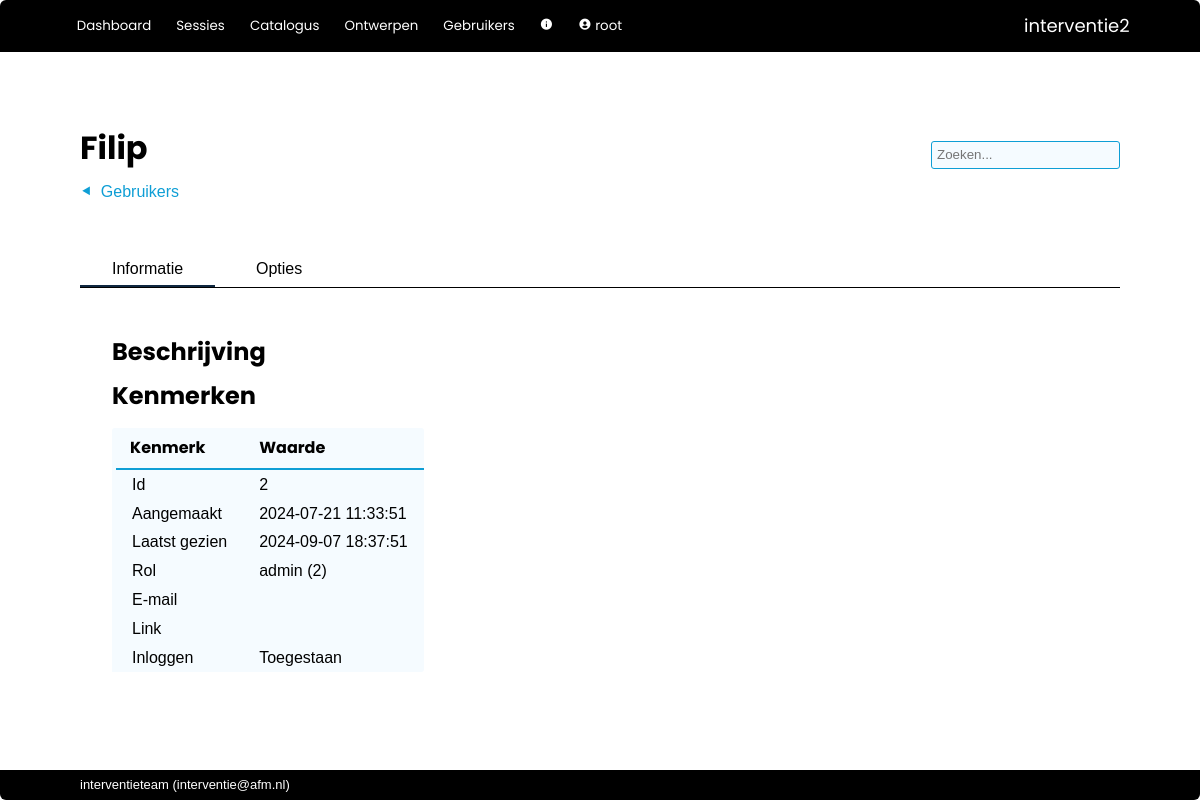
Page /admin/user/2 (signed in) on the earlier database version.
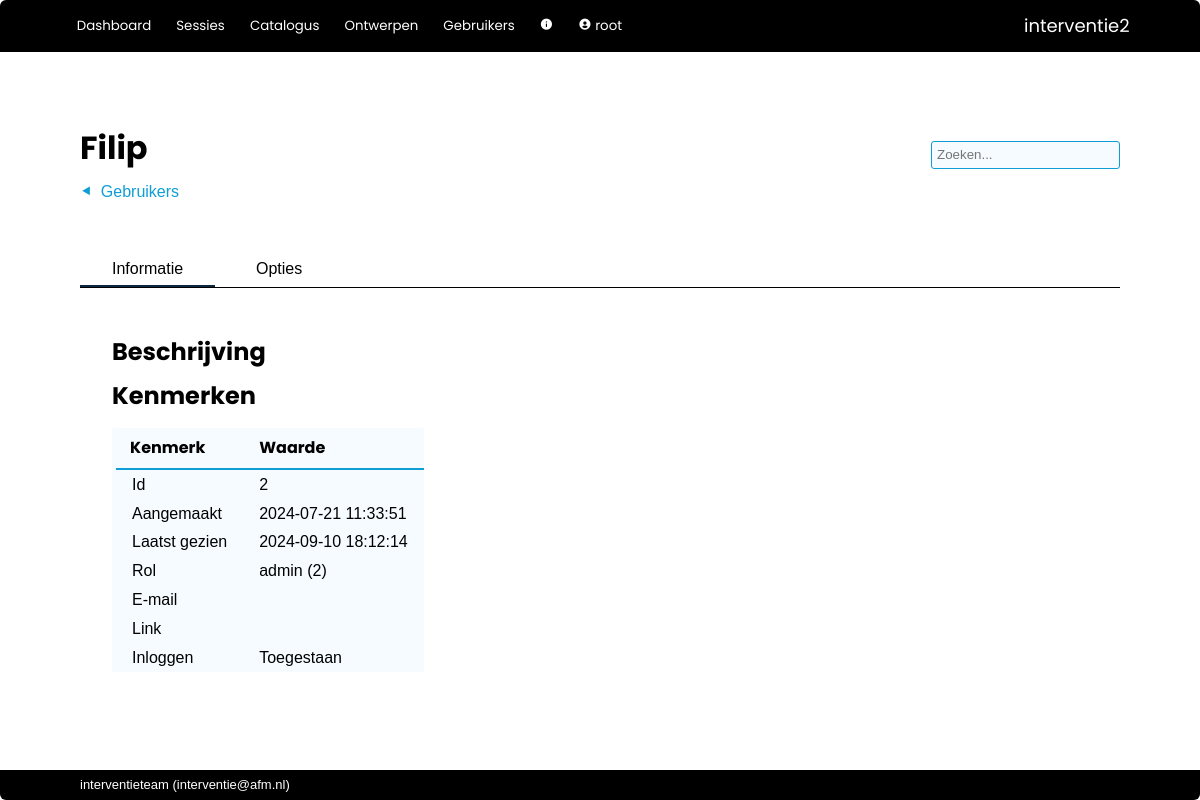
Same page on the later database version.
### interventie2/models.py (models this page shows, shortened)
class User(db.Model, UserMixin):
    __tablename__ = 'users'
    id            = db.Column(db.Integer, primary_key=True)
    name          = db.Column(db.String(80), nullable=False, unique=True)
    password      = db.Column(db.String(200), nullable=False)
    role_id       = db.Column(db.Integer, db.ForeignKey('roles.id'), nullable=False, default=4) #references roles.id
    description   = db.Column(db.String(2000), nullable=False, default="")
    email         = db.Column(db.String(254))
    link          = db.Column(db.String(1000))
    active        = db.Column(db.Boolean, nullable=False, default=True)
    date_created  = db.Column(db.DateTime(timezone=True), server_default=func.now())
    last_seen     = db.Column(db.DateTime(timezone=True), server_default=func.now())
    role = relationship('Role')
    messages = relationship('Message', back_populates='recipient', foreign_keys="Message.recipient_id", cascade='all, delete-orphan')
    messages_sent = relationship('Message', back_populates='sender', foreign_keys="Message.sender_id")
    worksession = relationship('Worksession', back_populates='creator')
    plan = relationship('Plan', back_populates='creator')
    allowed_worksessions = relationship('Worksession', secondary='worksession_access', back_populates='allowed_users')
    owned_instruments = relationship('Instrument', back_populates='owner')
    def unread_messages(self):
        return sum(1 for message in self.messages if (message.unread) and (message.deliver_after.date() <= date.today()))
    def unread_message_alert(self):
        return self.unread_messages() > 0
    def edit_allowed(self):
        if not current_user.is_authenticated:
            return False
        elif self.role.id == 1 and current_user.role.id != 1:
            return False
        elif current_user.role.edit_users:
            return True
        elif current_user == self:
            return True
        else:
            return False

class Role(db.Model):
    __tablename__  = 'roles'
    id             = db.Column(db.Integer, primary_key=True) #1=root 2=admin, 3=maintainer, 4=user, 5=demo
    name           = db.Column(db.String(20), nullable=False, unique=True)
    see_app_info   = db.Column(db.Boolean)
    see_all_worksessions = db.Column(db.Boolean)
    edit_catalog   = db.Column(db.Boolean)
    edit_questionnaire = db.Column(db.Boolean)
    edit_users     = db.Column(db.Boolean)
    demo           = db.Column(db.Boolean)

### interventie2/admin/routes.py (the view)
@admin.route('/user/<int:id>')
@admin.route('/user')
@login_required
def user(id=None):
    if id is None: # Deze functie kan worden aangeroepen zonder argumenten en laat dan de current_user zien.
        id = current_user.id
    return render_template('admin/user.html', user=User.query.get(id))

### interventie2/models.py (called while the page is built)
@login_manager.user_loader
def load_user(user_id):
    return User.query.get(user_id)

### interventie2/admin/templates/admin/user.html (shortened to what this page needs)
{% extends 'base.html' %}
{% block steps %}
    {% if current_user.role.edit_users %}<a href="{{ url_for('admin.index') }}" class="step">Gebruikers</a>{% endif %}
{% endblock %}
{% block page_title %}
    {% if user == current_user %}
        Mijn account
    {% else %}
        {{ user.name }}
    {% endif %}
{% endblock %}
{% block tabs %}
    <button class="tablinks" onclick="switch_tab(event, 'us_info')"  id="defaultOpen">Informatie</button>
    <button class="tablinks" onclick="switch_tab(event, 'us_options')">Opties</button>
{% endblock %}
{% block body %}
<div id="us_info" class="tabcontent">
    <div class="text_area">
        <h1>Beschrijving</h1>
        <h1>Kenmerken</h1>
            <table class="sortable">
                <thead>
                    <tr>
                        <th>Kenmerk</th>
                        <th>Waarde</th>
                    </tr>
                </thead>
                <tbody>
                    <tr>
                        <td>Id</td>
                        <td>{{ user.id }}</td>
                    </tr>
                    <tr>
                        <td>Aangemaakt</td>
                        <td>{{ user.date_created }}</td>
                    </tr>
                    <tr>
                        <td>Laatst gezien</td>
                        <td>{{ user.last_seen }}</td>
                    </tr>
                    <tr>
                        <td>Rol</td>
                        <td><a href="{{ url_for('admin.roles') }}">{{ user.role.name }}</a> ({{ user.role_id }})</td>
                    </tr>
                    <tr>
                        <td>E-mail</td>
                        <td>{{ user.email }}</td>
                    </tr>
                    <tr>
                        <td>Link</td>
                        <td>{{ user.link }}</td>
                    </tr>
                    <tr>
                        <td>Inloggen</td>
                        <td>{% if user.active %}Toegestaan{% else %}Niet toegestaan{% endif %}</td>
                    </tr>
                </tbody>
            </table>
    </div>
</div>
{% endblock %}

### interventie2/templates/base.html (shortened to what this page needs)
<!DOCTYPE html>
<html lang="en">
    <head>
        <link rel="stylesheet" href="{{ url_for('static', filename='css/styles.css')}}">
        <link href="https://unpkg.com/boxicons@2.1.2/css/boxicons.min.css" rel="stylesheet">
    </head>
    <body>
        {% import 'jinja_macros.html' as macro %}
        <header>
            <div class="logo">{{ config['APP_NAME'] }}</div>
            <div class="modes">
                {% if current_user.is_authenticated %}
                    <button>
                        <a href="{{ url_for('main.index') }}">Dashboard</a>
                    </button>
                    <button>
                        <a href="{{ url_for('main.worksessions') }}">Sessies</a>
                    </button>
                    <button>
                        <a href="{{ url_for('catalog.index') }}">Catalogus</a>
                    </button>
                    {% if current_user.role.edit_questionnaire %}
                        <button>
                            <a href="{{ url_for('tools.index') }}">Ontwerpen</a>
                        </button>
                    {% endif %}
                    {% if current_user.role.edit_users %}
                        <button>
                            <a href="{{ url_for('admin.index') }}">Gebruikers</a>
                        </button>
                    {% endif %}
                    {% if current_user.role.see_app_info %}
                        <button>
                            <a href="{{ url_for('admin.info') }}"><i class='bx bxs-info-circle'></i></a>
                        </button>
                    {% endif %}
                    <button>
                        <a href="{{ url_for('admin.user', id=current_user.id) }}"><i class='bx bxs-user-circle'></i>
                            {{ current_user.name }}
                        </a>
                    </button>
                {% else %}
                    <button>
                        <a href="{{ url_for('main.login') }}">Login</a>
                    </button>
                {% endif %}
            </div>
        </header>
        <nav>
            <div class="title">{% block page_title %}{% endblock %}</div>
            {% if current_user.is_authenticated %}
                <form action="/analysis/search" method="get" class="search">
                    <input id="search" type="search"  name="q" value="{{ request.args.get('q') or '' }}" placeholder="Zoeken...">
                </form>
            {% endif %}
            <div class="steps">{% block steps %}{% endblock %}</div>
            <div class="tabs">{% block tabs %}{% endblock %}</div>
        </nav>
        <main>
            <section>{% block body %}{% endblock %}</section>
        </main>
        <footer>{{ config['MAINTAINER'] }} (<a href="mailto:{{ config['MAINTAINER_EMAIL'] }}">{{ config['MAINTAINER_EMAIL'] }}</a>)</footer>
    </body>
</html>

### interventie2/static/css/styles.css (style rules this page uses)
:root { --dark-blue: #0f2841; --light-blue: #0e9ed5; --green: #3b7d23; --highlight: #195fa6; --mid-grey: #0e9ed5; --object: #f5fbff; --alert: red; --button-bg: #176cc2; --button-fg: white; }
html, body { font-family: sans-serif; line-height: 1.5em; padding: 0px; margin: 0px; }
a { color: inherit; text-decoration: none; }
h1, h2, h3 { font-family: "Poppins", sans-serif; }
h1 { font-size: x-large; }
button { border: 1px solid var(--mid-grey); background-color: var(--button-bg); color: var(--button-fg); min-height: 2.2em; border-radius: 3px; min-width: 7rem; margin-bottom: 2px; }
button a { text-decoration: none; }
input { border: none; background-color: white;; border: 1px solid var(--mid-grey); font-size: inherit; min-height: 1.7rem; margin-bottom: 2px; }
table { background: var(--object); border-radius: 3px; border-collapse: collapse; animation: fadeInAnimation ease 0.7s; animation-iteration-count: 1; animation-fill-mode: forwards; }
thead { border-bottom: solid 2px var(--light-blue); }
th { border-bottom: 1px solid white; color: black; font-weight: bold; font-family: "Poppins", sans-serif; padding: 0.5em 1em; text-align: left; }
td { padding: 0.15em 1em; }
tbody tr { border-left: 4px solid var(--object); transition:all 0.25s ease; }
body { display: grid; height: 100vh; grid-template-rows: min-content min-content auto min-content; grid-template-areas: "header" "nav" "main" "footer"; }
header { grid-area: header; background-color: black; display: grid; grid-template-columns: auto min-content; grid-template-rows: auto; grid-template-areas: "modes logo"; color: white; border-radius: 6px 6px 0px 0px; align-items: center; padding: 0.6rem 4.4rem; font-family: "Poppins", sans-serif; }
header a { text-decoration: none; }
.logo { grid-area: logo; font-size: large; }
.modes { grid-area: modes; padding: 0px; margin: 0px; }
.modes button { background: inherit; outline: none; cursor: pointer; padding: 0.4rem 0.4rem; margin: 0 0.5rem 0 0; border: none; border-radius: 0px; color: white; font-family: "Poppins", sans-serif; font-size: smaller; min-width: 0; }
.modes a { text-decoration: none; }
nav { grid-area: nav; display: grid; grid-template-columns: 1fr auto; grid-template-areas: "title search" "steps steps" "tabs tabs "; align-items: center; margin: 5rem 5rem 1rem 5rem; }
.title { grid-area: title; font-family: "Poppins", sans-serif; color: black; font-size: xx-large; font-weight: bold; padding: 0 0 1rem 0; line-height: 1em; }
.search { grid-area: search; display: flex; align-items: center; text-decoration: none; border: none; }
.search input { border: none; background-color: var(--object); border: 1px solid var(--mid-grey); border-radius: 3px; padding: 5px; font-size: smaller; height: 1.7rem; }
.tabs { grid-area: tabs; display: flex; padding-top: 3rem; overflow: hidden; font-size: inherit; border-bottom: 1px solid black; }
.tabs button { background: inherit; color: black; outline: none; cursor: pointer; padding: 0rem 2rem 0rem 2rem; margin: 0 0.5rem 0 0; border: none; border-radius: 0px; font-size: inherit; width: auto; border-bottom: solid 2px white; }
.tabs button.active_tab { border-bottom: solid 2px var(--dark-blue); }
.steps { grid-area: steps; display: flex; overflow: hidden; font-size: inherit; }
.steps { background: inherit; color: var(--mid-grey); outline: none; cursor: pointer; border: none; border-radius: 0px; font-size: inherit; }
.step { margin-right: 2em; }
.step:before { content: "⯇"; margin-right: 0.5em; }
.steps a { text-decoration: none; }
main { grid-area: main; padding: 1rem 5rem; display: grid; grid-template-columns: min-content 3fr; grid-template-areas: "aside section "; overflow-y: scroll; }
section { grid-area: section; padding: 0; margin-left: 1rem; margin-right: 1rem; }
footer { grid-area: footer; background-color: black; border-radius: 0px 0px 6px 6px; color: white; align-items: center; padding: 0.2rem 5rem; font-size: small; }
.text_area { width: 100%; padding: 0 1em 1em 1em; background-color: white; border-radius: 3px; }
.tabcontent { width: 100%; }

Differences in the rows shown:
changed User "Filip": last_seen "2024-09-07 18:37:51" → "2024-09-10 18:12:14"
